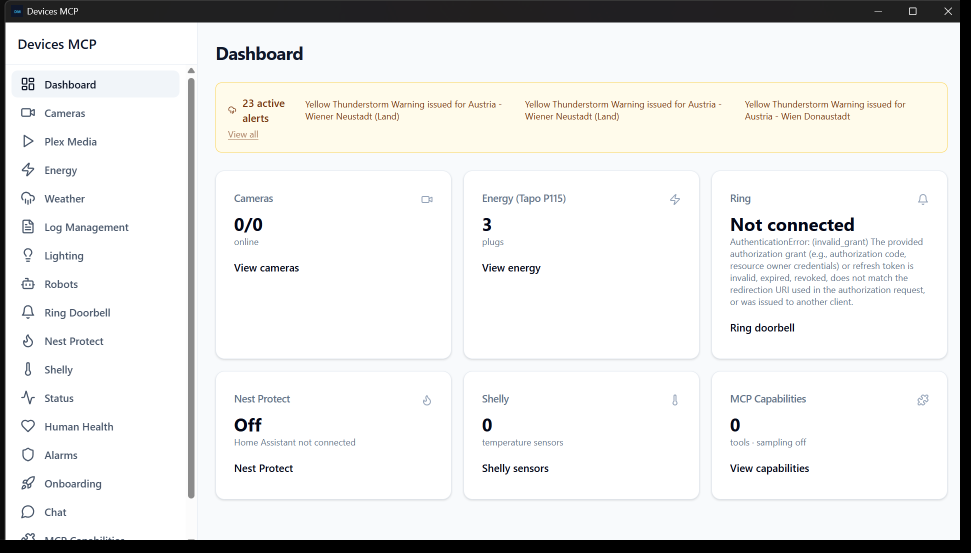
#> input picture cua-reports/bridge-snap-1781457164.png, 1942 x 1106 px (shown at 1/2 size)
$ python -i raster.py   (imports and definitions only)
#> lines starting #> are read from the running program, lines starting #| are printed output that depends on the picture; after the words box and inside, x2 and y2 are one past the last pixel; in counts of white or black regions, pixels touching at a corner belong together
"""Shared label rendering: text and images to 1-bit bitmaps.

Conventions used throughout this package:

* "Reading orientation": the label as a person reads it. ``width`` runs along the
  feed direction (the long axis of a tape label), ``height`` runs across the tape.
* Pillow mode ``"1"``: pixel value 0 is black (ink), 255 is white (no ink).
"""

from __future__ import annotations

import logging
from pathlib import Path

from PIL import Image, ImageDraw, ImageFont

logger = logging.getLogger(__name__)

_WINDOWS_FONT_CANDIDATES = ("arial.ttf", "segoeui.ttf", "calibri.ttf", "DejaVuSans.ttf")
_MAX_TEXT_CHARS = 500
_MAX_LABEL_LENGTH_PX = 4000


class LabelRenderError(ValueError):
    """Raised when text or an image cannot be turned into a printable bitmap."""


# [8 lines left out: function _load_font, not called in this run]


def to_mono(image: Image.Image, threshold: int = 128, dither: bool = False) -> Image.Image:
    """Convert any image to mode ``"1"``.

    Transparent pixels are treated as white. ``dither`` selects Floyd-Steinberg
    halftoning, which suits photos; text and barcodes want the hard threshold.
    """
    if image.mode in ("RGBA", "LA", "P"):
        rgba = image.convert("RGBA")
        background = Image.new("RGBA", rgba.size, (255, 255, 255, 255))
        image = Image.alpha_composite(background, rgba)
    gray = image.convert("L")
    if dither:
        return gray.convert("1", dither=Image.Dither.FLOYDSTEINBERG)
    return gray.point(lambda p: 255 if p >= threshold else 0, mode="1")


# [80 lines left out: functions render_text_label, mono_to_pbm, save_preview, not called in this run]

>>> from PIL import Image
>>> picture = Image.open('../../../../cua-reports/bridge-snap-1781457164.png')
#> picture is the input picture: PIL image 1942x1106 RGB; mean R, G, B 229.8, 229.9, 229
>>> result = to_mono(picture)
#> in to_mono, `return gray.point(lambda p: 255 if p >= threshold else 0, mode="1")`:
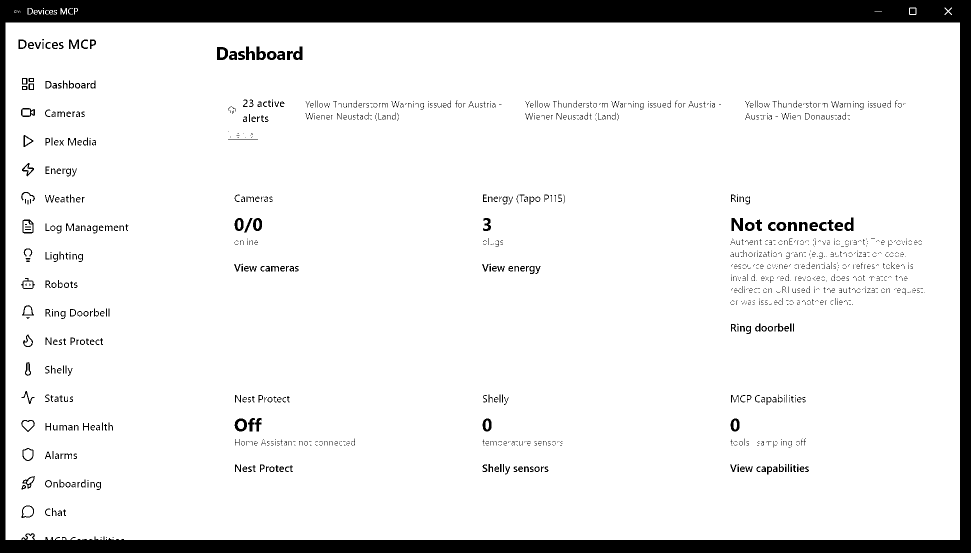
#> returned value: PIL image 1942x1106 1 (shown at 1/2 size); 90.5% white; 1419 black regions (982 under 20 px), largest, box (x1, y1, x2, y2) and area: (0, 0, 1942, 1106) 171509, (1463, 436, 1486, 462) 391, (434, 94, 456, 120) 369
